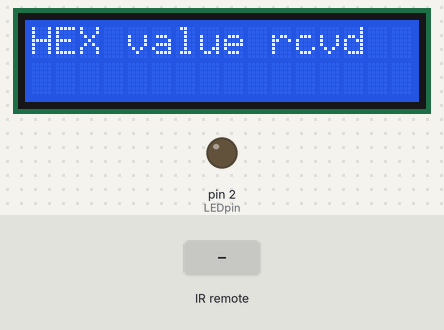
This sketch was run on a simulated Arduino Uno, built with avr-gcc and run on an emulated ATmega328P. On the bench: 16×2 character LCD, output pins drawn as LEDs (lit = HIGH). Inputs (shaded band) come from the test bench. What the sketch prints to the serial monitor is not drawn.

Above: at 1.2 s.
1.3 s: infrared code 0xFF30CF received
At 2.7 s:
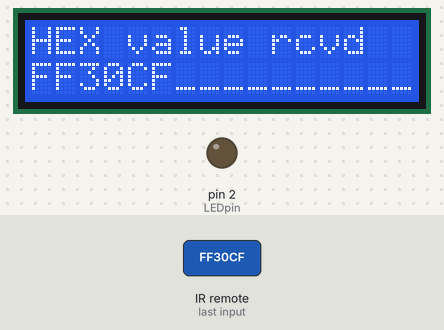
3.0 s: infrared code 0xFF18E7 received
At 4.4 s:
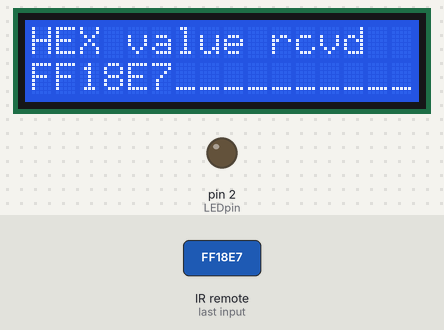
4.9 s: infrared code 0xFF7A85 received
At 6.0 s:
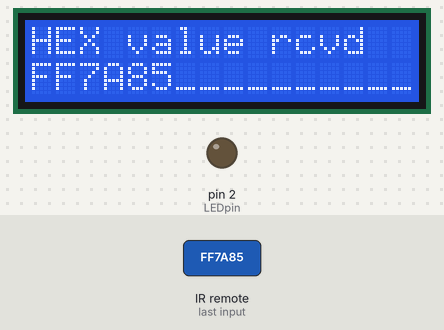
7.0 s: infrared code 0xFF10EF received
At 8.9 s:
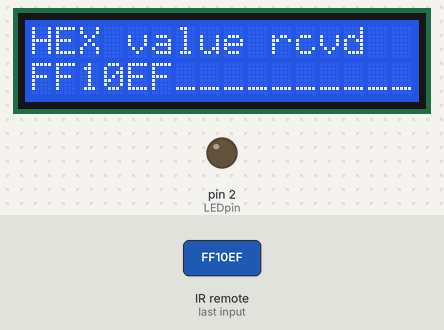
Timing chart, 0 to 10.1 s (numbered marks = the images above; inputs shaded):
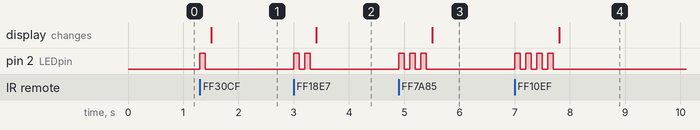

Measured:
- after the input at 1.3 s, pin 2 (LEDpin): LOW → HIGH at once, → LOW 0.10 s later; the display: changes after 0.20 s (image 1)
- after the input at 3.0 s, pin 2 (LEDpin): alternates HIGH for 0.10 s and LOW for 0.10 s, 4 changes in all, then stays LOW, starting at once; the display: changes after 0.40 s (image 2)
- after the input at 4.9 s, pin 2 (LEDpin): alternates HIGH for 0.10 s and LOW for 0.10 s, 6 changes in all, then stays LOW, starting at once; the display: changes after 0.60 s (image 3)
- after the input at 7.0 s, pin 2 (LEDpin): alternates HIGH for 0.10 s and LOW for 0.10 s, 8 changes in all, then stays LOW, starting at once; the display: changes after 0.80 s (image 4)

The sketch:

IRplusLCDplusLED.ino
```cpp
/*
   Merges the IR and LCD code
   R. Kubichek, ECE department, University of Wyoming
*/
int LEDpin = 2;

#include <LiquidCrystal.h>
LiquidCrystal lcd(7, 8, 9, 10, 11, 12);  //pin connections

#include <IRremote.h>
int RECV_PIN = 3;
IRrecv irrecv(RECV_PIN);
decode_results results;

void setup() {
  Serial.begin(9600);               // initialize serial comm at 9600 bps:
  lcd.begin(16, 2);    // Start the LCD
  irrecv.enableIRIn(); // Start the receiver
  Serial.println("Enabled IRin");
  lcd.setCursor(0, 0);
  lcd.print("HEX value rcvd  ");  //16 characters defined
  pinMode(LEDpin, OUTPUT);
}

void blinkit(int nblink) {
  for (int k = 0; k < nblink; k++) {
    digitalWrite(LEDpin, HIGH);
    delay(100);
    digitalWrite(LEDpin, LOW);
    delay(100);
  }
}
void loop() {
  if (irrecv.decode(&results)) {

    if (results.value == 0xFF30CF) blinkit(1); //1 pushed
    else if (results.value == 0xFF18E7) blinkit(2); //2 pushed
    else if (results.value == 0xFF7A85) blinkit(3); //3 pushed
    else if (results.value == 0xFF10EF) blinkit(4); //4 pushed
    else blinkit(10);

    lcd.setCursor(0, 1);
    lcd.print("________________");  //clear the display
    Serial.println(results.value, HEX);
    irrecv.resume(); // Receive the next value
    //Update the LCD
    lcd.setCursor(0, 1);
    lcd.print(results.value, HEX);
    delay(1000);
  }
}
```
